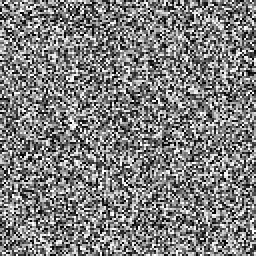
#> input picture data/train/XR_HAND_PHOTOSHOP/patient10011/study1_positive/image1.png, 128 x 128 px, found by its file name (shown 2 times larger)
$ jupyter execute --allow-errors 2-otsu.ipynb
#> lines starting #> are read from the running program, lines starting #| are printed output that depends on the picture; after the words box and inside, x2 and y2 are one past the last pixel; in counts of white or black regions, pixels touching at a corner belong together
### src/data/__init__.py
import glob
import re

import cv2
import matplotlib.pyplot as plt
import numpy as np
import pandas as pd
from sklearn.model_selection import GroupShuffleSplit
from torch.utils.data import Dataset


class TrainValTestSplitter:

    def __init__(self, path_to_data, show_labels_dist=False, random_state=42):
        """
        Train-validation-test splitter, stores all the filenames
        :param path_to_data: for glob.glob to find all the images path
        :param show_labels_dist: show plot of distributions of labels
        """
        path_to_data = f'{path_to_data}/*/*/*'
        self.random_state = random_state
        self.data = pd.DataFrame()
        self.data['path'] = glob.glob(path_to_data)
        self.data['label'] = self.data['path'].apply(lambda path: len(re.findall('positive', path)))
        self.data['patient'] = self.data['path'].apply(lambda path: re.findall('[0-9]{5}', path)[0])
        if show_labels_dist:
            self.data['label'].hist()
            plt.title('Labels distribution')
            plt.show()
        self._split_data()

    # [5 lines left out: function _split_stats, not called in this run]

    def _split_data(self):
        """
        Creates data_train, data_val, data_test dataframes with filenames
        """
        # train | validate test split
        splitter = GroupShuffleSplit(n_splits=1, test_size=0.3, random_state=self.random_state)
        negative_data = self.data[self.data.label == 0]
        generator = splitter.split(negative_data.label, groups=negative_data['patient'])
        idx_train, idx_validate_test = next(generator)

        print('=================Train subset=================')
        self.data_train = negative_data.iloc[idx_train, :].reset_index(drop=True)
        self._split_stats(self.data_train)

        # validate | test split
        data_val_test = pd.concat([self.data[self.data.label == 1], self.data.iloc[negative_data.iloc[idx_validate_test, :].index]])
        splitter = GroupShuffleSplit(n_splits=1, test_size=0.50, random_state=self.random_state)
        generator = splitter.split(data_val_test.label, groups=data_val_test['patient'])
        idx_val, idx_test = next(generator)

        print('=============Validation subset===============')
        self.data_val = data_val_test.iloc[idx_val, :]
        self.data_val = self.data_val.sample(len(self.data_val)).reset_index(drop=True)
        self._split_stats(self.data_val)

        print('=================Test subset=================')
        self.data_test = data_val_test.iloc[idx_test, :]
        self.data_test = self.data_test.sample(len(self.data_test)).reset_index(drop=True)
        self._split_stats(self.data_test)


class MURASubset(Dataset):

    # [10 lines left out: function __init__, not called in this run]

    def __len__(self) -> int:
        """Denotes the number of batches per epoch"""
        return len(self.filenames)

    # [14 lines left out: function __getitem__, not called in this run]


class FracAtlasSplitter:

    # [67 lines left out: functions __init__, _split_stats, _split_data, not called in this run]

### notebooks/preprocessing/2-otsu.ipynb
[cell 1]
import os
import sys
import numpy as np
import cv2
from matplotlib import pyplot as plt
from sklearn.utils import resample

sys.path.append("../../")

from src.data import TrainValTestSplitter, MURASubset
from src import MODELS_DIR, DATA_PATH

## Possible image pipeline

[cell 2]
random_seed = 42
size = 50

[cell 3]
# load image
img = cv2.imread('../../data/train/XR_HAND_CROPPED/patient00008/study1_positive/image1.png',0)
#> img is the input picture: shape (128, 128); min 0, max 255, mean 126.2
# apply histogram equalization
img_equ = cv2.equalizeHist(img)
# get threshold based on image with histogram equalization
ret,th = cv2.threshold(img_equ,0,255,cv2.THRESH_BINARY+cv2.THRESH_OTSU)
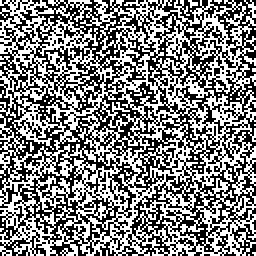
#> th: shape (128, 128) (shown 2 times larger); 50.2% white; black in thin lines or dots
#> ret = 126
th[th > 0] = 1
#> th: shape (128, 128); values 0 (black) and 1 (white), 50.2% white; black in thin lines or dots
img_mask = img * th
# apply median blur on image with histogram equalization
median = cv2.medianBlur(img_equ,19)
# get threshold based on image with histogram equalization and median filter
ret1,th1 = cv2.threshold(median,0,255,cv2.THRESH_BINARY+cv2.THRESH_OTSU)
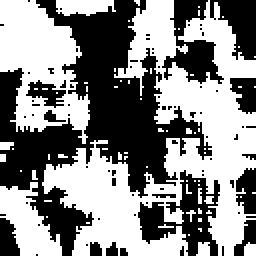
#> th1: shape (128, 128) (shown 2 times larger); 53.5% white; 76 black regions (64 under 20 px), largest, box (x1, y1, x2, y2) and area: (0, 0, 106, 128) 4837, (69, 85, 110, 128) 765, (81, 0, 112, 42) 575
#> ret1 = 126
th1[th1 > 0] = 1
img_mask_1 = img * th1
# plot
fig, ax = plt.subplots(nrows=1, ncols=5, figsize=(25, 5))
ax[0].imshow(img, cmap='gray')
ax[1].imshow(img_equ, cmap='gray')
ax[2].imshow(img_mask, cmap='gray')
ax[3].imshow(median, cmap='gray')
ax[4].imshow(img_mask_1, cmap='gray')

[cell 4]
img = cv2.imread('../../data/train/XR_HAND_CROPPED/patient10102/study1_positive/image1.png',0)
img_equ = cv2.equalizeHist(img)

ret,th = cv2.threshold(img_equ,0,255,cv2.THRESH_BINARY+cv2.THRESH_OTSU)
th[th > 0] = 1
img_mask = img * th

median = cv2.bilateralFilter(img_equ, 15, 80, 80)
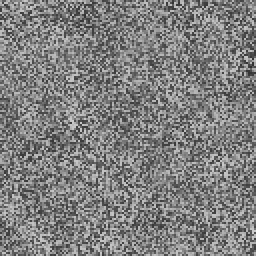
#> median: shape (128, 128) (shown 2 times larger); min 48, max 203, mean 127.5

ret1,th1 = cv2.threshold(median,0,255,cv2.THRESH_BINARY+cv2.THRESH_OTSU)
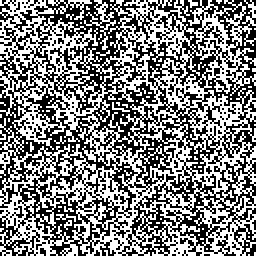
#> th1: shape (128, 128) (shown 2 times larger); 49.9% white in thin lines or dots
#> ret1 = 127
th1[th1 > 0] = 1
#> th1: shape (128, 128); values 0 (black) and 1 (white), 49.9% white in thin lines or dots
img_mask_1 = img * th1

fig, ax = plt.subplots(nrows=1, ncols=5, figsize=(25, 5))
ax[0].imshow(img, cmap='gray')
ax[1].imshow(img_equ, cmap='gray')
ax[2].imshow(img_mask, cmap='gray')
ax[3].imshow(median, cmap='gray')
ax[4].imshow(img_mask_1, cmap='gray')

[cell 5]
img = cv2.imread('../../data/train/XR_HAND_CROPPED/patient10334/study1_negative/image1.png',0)
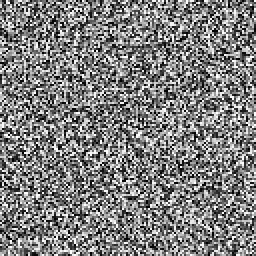
#> input picture data/train/XR_HAND_PHOTOSHOP/patient10001/study1_negative/image1.png, 128 x 128 px, found by its file name (shown 2 times larger)
#> img is the input picture: shape (128, 128); min 0, max 255, mean 126.9
img_equ = cv2.equalizeHist(img)

ret,th = cv2.threshold(img_equ,0,255,cv2.THRESH_BINARY+cv2.THRESH_OTSU)
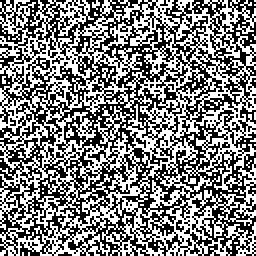
#> th: shape (128, 128) (shown 2 times larger); 49.9% white in thin lines or dots
#> ret = 127
th[th > 0] = 1
img_mask = img * th
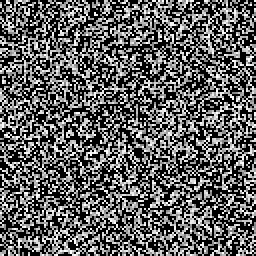
#> img_mask: shape (128, 128) (shown 2 times larger); min 0, max 255, mean 95.6

median = cv2.medianBlur(img_equ,19)
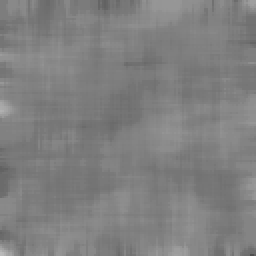
#> median: shape (128, 128) (shown 2 times larger); min 79, max 186, mean 127.5

ret1,th1 = cv2.threshold(median,0,255,cv2.THRESH_BINARY+cv2.THRESH_OTSU)
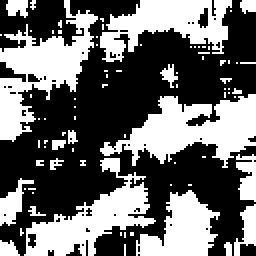
#> th1: shape (128, 128) (shown 2 times larger); 42.2% white; 79 white regions (62 under 20 px), largest, box (x1, y1, x2, y2) and area: (50, 47, 128, 84) 1451, (0, 0, 49, 71) 1371, (12, 79, 78, 128) 1207
#> ret1 = 128
th1[th1 > 0] = 1
img_mask_1 = img * th1
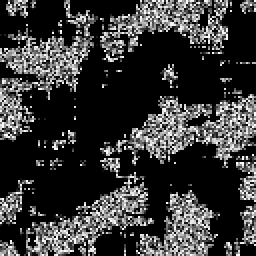
#> img_mask_1: shape (128, 128) (shown 2 times larger); min 0, max 255, mean 55.4

fig, ax = plt.subplots(nrows=1, ncols=5, figsize=(25, 5))
ax[0].imshow(img, cmap='gray')
ax[1].imshow(img_equ, cmap='gray')
ax[2].imshow(img_mask, cmap='gray')
ax[3].imshow(median, cmap='gray')
ax[4].imshow(img_mask_1, cmap='gray')

[cell 6]
img = cv2.imread('../../data/train/XR_HAND_CROPPED/patient10552/study1_negative/image1.png',0)
img_equ = cv2.equalizeHist(img)

ret,th = cv2.threshold(img_equ,0,255,cv2.THRESH_BINARY+cv2.THRESH_OTSU)
th[th > 0] = 1
img_mask = img * th

median = cv2.medianBlur(img_equ,19)

ret1,th1 = cv2.threshold(median,0,255,cv2.THRESH_BINARY+cv2.THRESH_OTSU)
th1[th1 > 0] = 1
img_mask_1 = img * th1

fig, ax = plt.subplots(nrows=1, ncols=5, figsize=(25, 5))
ax[0].imshow(img, cmap='gray')
ax[1].imshow(img_equ, cmap='gray')
ax[2].imshow(img_mask, cmap='gray')
ax[3].imshow(median, cmap='gray')
ax[4].imshow(img_mask_1, cmap='gray')

[cell 7]
img = cv2.imread('../../data/train/XR_HAND_CROPPED/patient10654/study1_negative/image1.png',0)
img_equ = cv2.equalizeHist(img)

ret,th = cv2.threshold(img_equ,0,255,cv2.THRESH_BINARY+cv2.THRESH_OTSU)
th[th > 0] = 1
img_mask = img * th

median = cv2.medianBlur(img_equ,19)

ret1,th1 = cv2.threshold(median,0,255,cv2.THRESH_BINARY+cv2.THRESH_OTSU)
th1[th1 > 0] = 1
img_mask_1 = img * th1

fig, ax = plt.subplots(nrows=1, ncols=5, figsize=(25, 5))
ax[0].imshow(img, cmap='gray')
ax[1].imshow(img_equ, cmap='gray')
ax[2].imshow(img_mask, cmap='gray')
ax[3].imshow(median, cmap='gray')
ax[4].imshow(img_mask_1, cmap='gray')

[cell 8]
def otsu_filter(data_path):

    path = data_path
    img = cv2.imread(path,0)
    # apply histogram equalization
    img_equ = cv2.equalizeHist(img)
    # otsu filter on images with histogram equalization
    th = cv2.threshold(img_equ,0,255,cv2.THRESH_BINARY+cv2.THRESH_OTSU)[1]
    th[th > 0] = 1
    img_mask = img * th
    # median filter on images with histogram equalization
    median = cv2.medianBlur(img_equ,19)
    # otsu filter on images with histogram equalization and median filter
    ret1,th1 = cv2.threshold(median,0,255,cv2.THRESH_BINARY+cv2.THRESH_OTSU)
#> ret1 = 128
    th1[th1 > 0] = 1
    img_mask_1 = img * th1
    # plot images
    fig, ax = plt.subplots(nrows=1, ncols=5, figsize=(25, 5))
    ax[0].imshow(img, cmap='gray')
    ax[0].set_title('originial')
    ax[1].imshow(img_equ, cmap='gray')
    ax[1].set_title('histogram equalization')
    ax[2].imshow(img_mask, cmap='gray')
    ax[2].set_title('OTSU filter')
    ax[3].imshow(median, cmap='gray')
    ax[3].set_title('histogram equalization with median filter')
    ax[4].imshow(img_mask_1, cmap='gray')
    ax[4].set_title('OTSU filter with median filter')

[cell 9]
otsu_filter('../../data/train/XR_HAND_CROPPED/patient10654/study1_negative/image1.png')

## Apply on random images from data generator

[cell 10]
run_params = {
    'pipeline': {
        'hist_equalisation': True,
        'data_source': 'XR_HAND_CROPPED',
    }
}

data_path = f'{DATA_PATH}/{run_params["pipeline"]["data_source"]}'
#> (the rest of this cell did not finish here and is left out)
